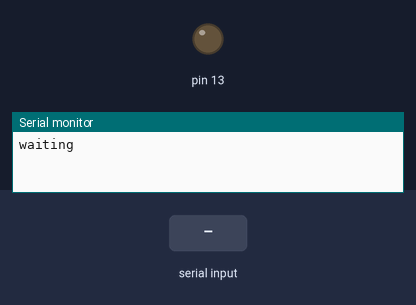
A sketch run on a simulated Arduino Uno, built with avr-gcc and run on an emulated ATmega328P. Shown: output pins drawn as LEDs (lit = HIGH), the last lines printed to the serial monitor. Dashed ring = blinking. The test bench sets the inputs (shaded band).

Above: at 1.2 s.
1.3 s: "g" received over Serial
At 1.7 s:
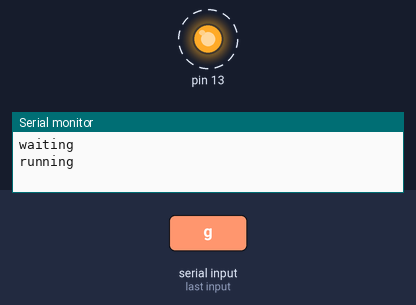
4.3 s: "s" received over Serial
At 5.1 s:
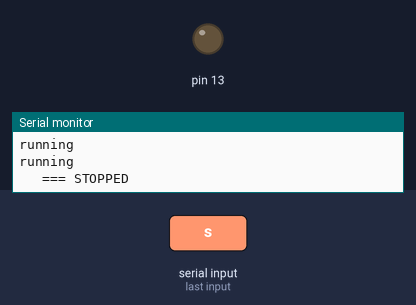
Timing chart, 0 to 7.3 s (numbered marks = the images above; inputs shaded):
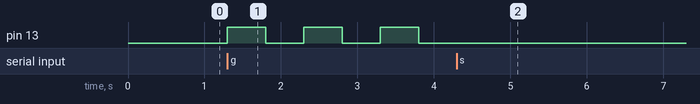

The sketch:

StartupWait.ino
```cpp
void setup() {
  // initialize serial communication:
  Serial.begin(9600);
  Serial.println("waiting");
  pinMode(13, OUTPUT);
}

bool running = false;

void loop(){
  if (Serial.available() > 0) {

    char inChar = (char)Serial.read();

    if ( inChar == 'g')
      running = true;
    else if (inChar == 's') {
      running = false;
      Serial.println("\t === STOPPED");
    }
  }

  if (running) {
    Serial.println("running");
    digitalWrite(13, HIGH);
    delay(500);
    digitalWrite(13, LOW);
    delay(500);
  }
}
```

Measured:
- after the input at 1.3 s, pin 13: alternates HIGH for 0.50 s and LOW for 0.50 s, starting at once
- after the input at 4.3 s, pin 13: stops changing and stays LOW
